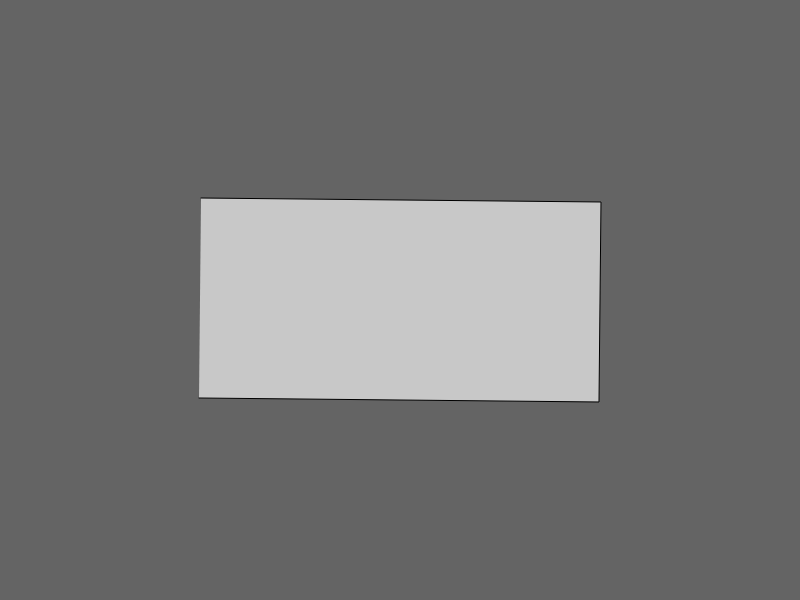
Frame 1 (no input)
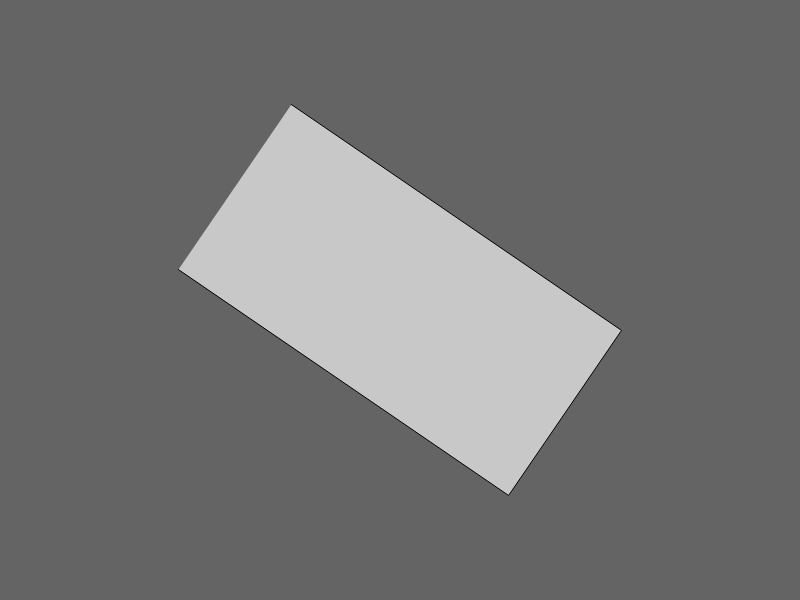
Frame 60 (no input)
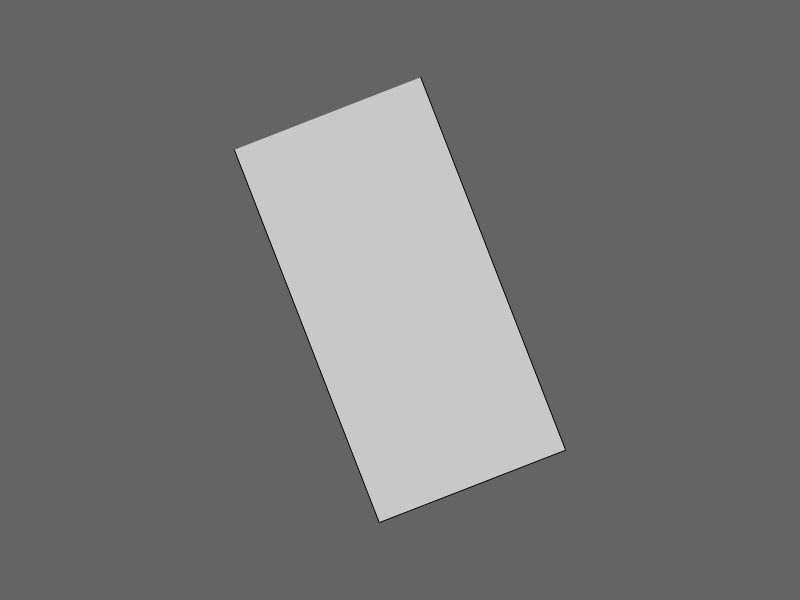
Frame 120 (the mouse pressed at the canvas centre since frame 60)

The p5.js sketch that drew these frames (run headless with seeded random() and noise() and a simulated clock; from frame 60 on, the mouse is pressed at the canvas centre):

// p5.js sketch
// ── sketch.js
let angle = 0

function setup() {
  createCanvas(800, 600)
}

// rect
const x = -200
const y = -100
const w = 400
const h = 200
const rect = [
  [x,     y    ],
  [x + w, y    ],
  [x + w, y + h],
  [x,     y + h]
]

function draw() {
  angle += 0.01
  background(100)
  fill(200)
  translate(width / 2, height / 2);
  beginShape()
  for (let i = 0; i < rect.length; i++) {
    const x = rect[i][0] * cos(angle) - rect[i][1] * sin(angle)
    const y = rect[i][0] * sin(angle) + rect[i][1] * cos(angle)
    vertex(x, y)
  }
  endShape()
}
